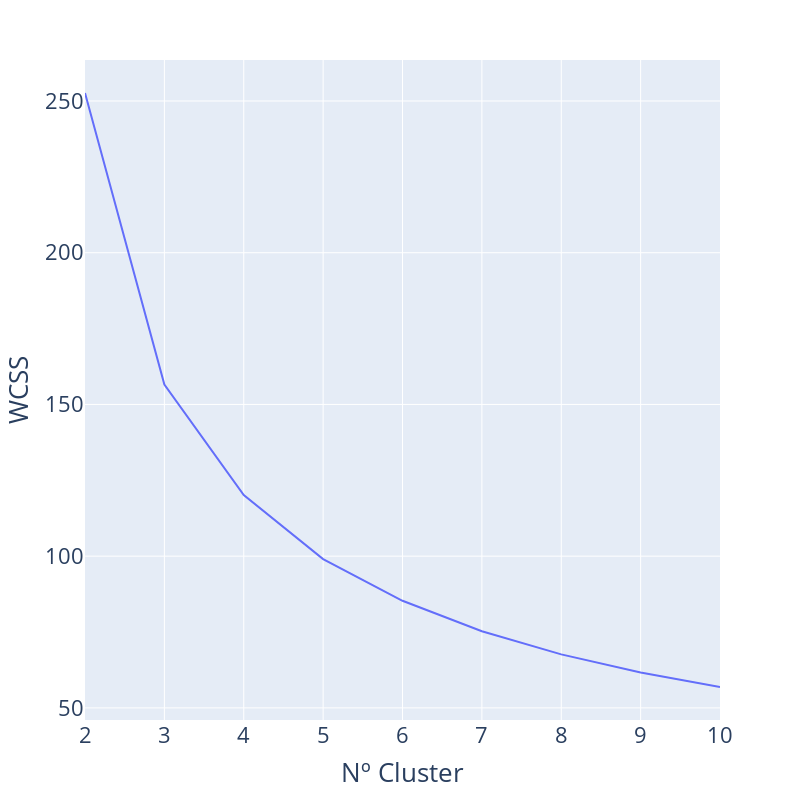

Write notebook code for a chart like this one.
### Code cell
fig = px.line(df_inertia, y = 'WCSS', x = 'Nº Cluster', width=800, height=800)
fig.update_layout(
    font=dict(
        size=22,
    )
)

### Figure 1 — Plotly figure (JSON) as saved in the notebook; plotly's stock layout.template omitted (floating-point values rounded to 4 significant figures)
{"data": [{"hovertemplate": "Nº Cluster=%{x}<br>WCSS=%{y}<extra></extra>", "legendgroup": "", "line": {"color": "#636efa", "dash": "solid"}, "marker": {"symbol": "circle"}, "mode": "lines", "name": "", "orientation": "v", "showlegend": false, "type": "scatter", "x": [2, 3, 4, 5, 6, 7, 8, 9, 10], "xaxis": "x", "y": [252.6, 156.6, 120.1, 99.04, 85.3, 75.27, 67.63, 61.69, 56.89], "yaxis": "y"}], "layout": {"font": {"size": 22}, "height": 800, "legend": {"tracegroupgap": 0}, "margin": {"t": 60}, "width": 800, "xaxis": {"anchor": "y", "domain": [0, 1], "title": {"text": "Nº Cluster"}}, "yaxis": {"anchor": "x", "domain": [0, 1], "title": {"text": "WCSS"}}}}
